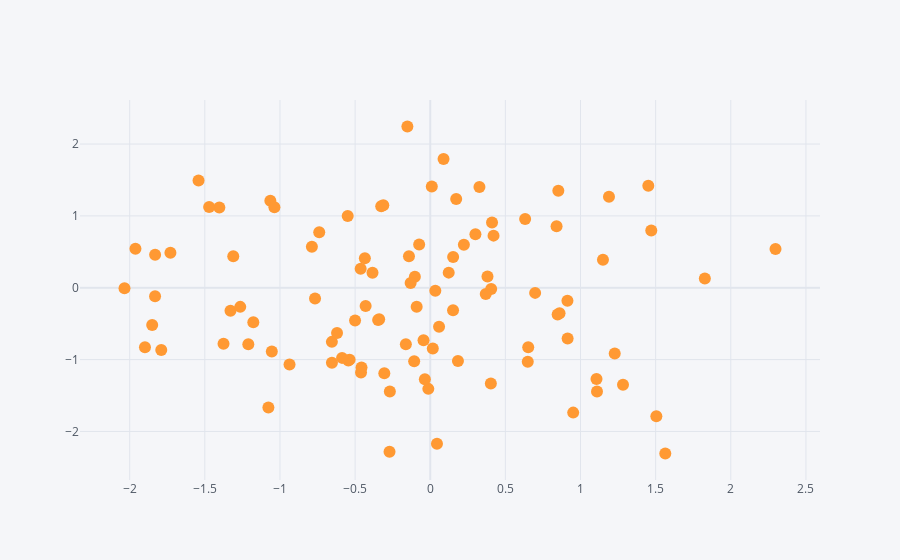

The code cell stored with this chart in its notebook:
### Markdown cell above
- scatter
- bar
- box
- spread
- ratio
- heatmap
- surface
- histogram
- bubble

### Code cell
df1.iplot(kind = 'scatter', x = 'A', y = 'B', mode = 'markers')
